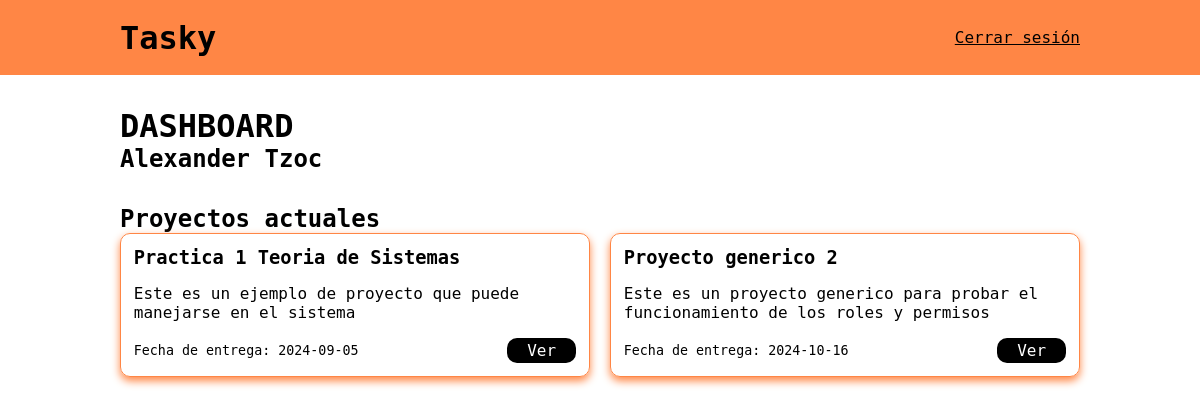
The page /dashboard (signed in) on the database its author committed.
### tables this page shows
CREATE TABLE adm_project
(
    project_id        BIGINT AUTO_INCREMENT NOT NULL,
    name              VARCHAR(100)          NOT NULL,
    description       VARCHAR(250)          NOT NULL,
    start_date        DATE                  NOT NULL,
    estimate_end_date DATE                  NOT NULL,
    PRIMARY KEY (project_id)
);

### app/Controllers/DashboardController.php (called while the page is built, shortened)
<?php
class DashboardController
{
    private ProjectService $projectService;
    public function __construct(ProjectService $projectService)
    {
        $this->projectService = $projectService;
    }
    public function getProjects(): void {
        $projects = $this->projectService->getProjects($_SESSION['user_id']);
        require_once './app/Views/dashboard.php';
    }
}

### app/Services/ProjectService.php (called while the page is built, shortened)
<?php
class ProjectService
{
    private Project $projectModel;
    public function __construct(Project $projectModel)
    {
        $this->projectModel = $projectModel;
    }
    public function getProjects(int $user_id): array
    {
        return $this->projectModel->findUserProjects($user_id) ?? [];
    }
}

### app/Models/Project.php (called while the page is built, shortened)
<?php
class Project
{
    private PDO $db;
    public function __construct(Database $db)
    {
        $this->db = $db->getConnection();
    }
    public function findUserProjects(int $user_id): ?array
    {
        $stmt = $this->db->prepare(
            "
            SELECT ap.*
            FROM adm_project ap
            INNER JOIN adm_project_user_role apur on ap.project_id = apur.project_id
            INNER JOIN adm_role ar on apur.role_id = ar.role_id
            INNER JOIN adm_role_permission arp on arp.role_id = ar.role_id
            INNER JOIN adm_permission aper on aper.permission_id = arp.permission_id
            WHERE apur.user_id = :user_id AND aper.action = :action AND aper.entity = :entity AND ap.project_id = apur.project_id
            AND ar.active = true AND aper.active = true
            ORDER BY ap.estimate_end_date
            "
        );
        $stmt->execute(['user_id' => $user_id, 'action' => 'read', 'entity' => 'project']);
        return $stmt->fetchAll(PDO::FETCH_ASSOC) ?: null;
    }
}

### app/Services/Database.php (called while the page is built, shortened)
<?php
class Database
{
    private PDO $pdo;
    public function __construct(array $config)
    {
        $this->pdo = new PDO(
            "mysql:host={$config['host']};dbname={$config['dbname']}",
            $config['user'],
            $config['password'],
            [PDO::ATTR_ERRMODE => PDO::ERRMODE_EXCEPTION]
        );
    }
    public function getConnection(): PDO
    {
        return $this->pdo;
    }
}

### app/Views/dashboard.php (the view, shortened to what this page needs)
<!DOCTYPE html>
<html lang="en">
<head>
    <link rel="stylesheet" href="/css/styles.css" type="text/css">
</head>
<body>
<div class="header">
    <div class="header-content">
        <h1>Tasky</h1>
        <a href="/logout">Cerrar sesión</a>
    </div>
</div>
<div class="dashboard-container">
    <main class="main-dashboard-content">
        <h1>DASHBOARD</h1>
        <h2><?php echo $_SESSION['name'] ?? '' ?></h2>
        <h2 class="current-projects-title">Proyectos actuales</h2>
        <div class="projects">
            <?php if (isset($projects)) : ?>
                <?php foreach ($projects as $project) : ?>
                    <div class="card-project">
                        <div class="card-header">
                            <h3>
                                <?php
                                echo $project['name'];
                                ?>
                            </h3>
                        </div>
                        <p>
                            <?php
                            echo $project['description'];
                            ?>
                        </p>
                        <div class="footer-card">
                            <small>
                                Fecha de entrega:
                                <?php
                                echo $project['estimate_end_date'];
                                ?>
                            </small>
                            <a href="/projects?id=<?php echo $project['project_id'] ?>">Ver</a>
                        </div>
                    </div>
                <?php endforeach; ?>
            <?php endif; ?>
        </div>
    </main>
</div>
</body>
</html>

### index.php (shortened to what this page needs)
<?php
$config = require_once('config/config.php');
$db = new Database($config['db']);
$projectModel = new Project($db);
$projectService = new ProjectService($projectModel);
$dashboardController = new DashboardController($projectService);
$uri = parse_url($_SERVER['REQUEST_URI'], PHP_URL_PATH);
switch ($uri) {
    case '/dashboard':
        $dashboardController->getProjects();
        break;
}

### css/styles.css (style rules this page uses)
:root { --orange: #ff8645; --orange-light: #ffe3dd; --grey: #6d6d6d; --black: #000000; }
* { font-family: "Monospace", serif; }
body { margin: 0; min-height: 100vh; font-size: 16px; font-family: "Monospace", serif; }
h1, h2, h3, h4 { margin: 0; }
.dashboard-container { width: 100%; }
.main-dashboard-content { width: 80%; max-width: 1000px; margin: 0 auto; padding: 2rem 0; }
.projects { display: grid; grid-template-columns: repeat(2, 1fr); grid-gap: 20px; }
.current-projects-title { margin-top: 2rem; }
.card-project { padding: .8rem; border-radius: 10px; border: 1px solid var(--orange); }
.card-project { box-shadow: 0 4px 8px 0 var(--orange); transition: 0.3s; }
.header { background-color: var(--orange); width: 100%; height: 75px; }
.header-content { width: 80%; height: 100%; max-width: 1200px; margin: 0 auto; display: flex; align-items: center; justify-content: space-between; }
.header-content a { text-decoration: underline; color: black; }
.footer-card { display: flex; align-items: center; justify-content: space-between; }
.footer-card a { text-decoration: none; background-color: var(--black); padding: .2rem .6rem; width: 50px; text-align: center; color: white; border-radius: 10px; cursor: pointer; }

### rows shown on the page
adm_project: name "Practica 1 Teoria de Sistemas", description "Este es un ejemplo de proyecto que puede manejarse en el sistema", estimate_end_date "2024-09-05"
adm_project: name "Proyecto generico 2", description "Este es un proyecto generico para probar el funcionamiento de los roles y permisos", estimate_end_date "2024-10-16"

### other values the page prints
$_SESSION['name'] "Alexander Tzoc"
